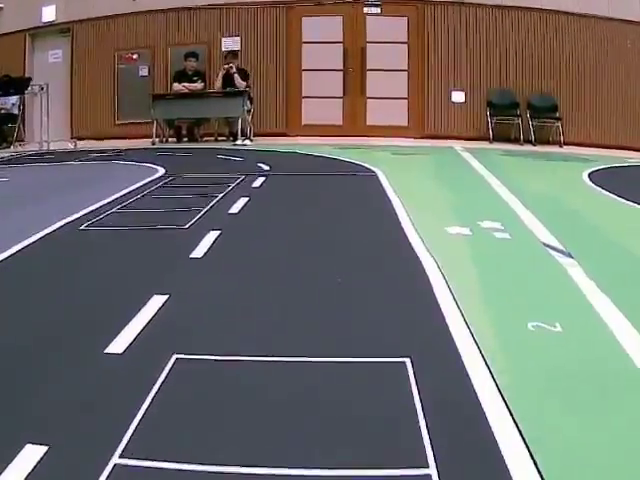
#> input picture frame 56 of video/test_video_640x480.mp4, 640 x 480 px
$ python main.py
#> lines starting #> are read from the running program, lines starting #| are printed output that depends on the picture; after the words box and inside, x2 and y2 are one past the last pixel; in counts of white or black regions, pixels touching at a corner belong together
#> in main, frame is the input picture: shape (480, 640, 3); mean B, G, R 106.4, 111.7, 112.1
### script/image_preprocessing.py
import cv2
import numpy as np

def Bev_Gray_Blurred_Binary_transform(frame):
    """
    Bird’s Eye View → 그레이스케일 → 가우시안 블러 → 이진화
    입력: BGR frame (numpy array)
    출력: binary_frame (0/255)
    """
    height, width = frame.shape[:2]

    # 투시 변환용 원본/목적지 4점 지정
    src_pts = np.float32([[10, 450],
                          [540, 430],
                          [435, 240],
                          [190, 240]])
    dst_pts = np.float32([[0, height],
                          [width, height],
                          [width, 0],
                          [0, 0]])

    # BEV 변환
    bev_matrix  = cv2.getPerspectiveTransform(src_pts, dst_pts)
    bev_frame   = cv2.warpPerspective(frame, bev_matrix, (width, height))
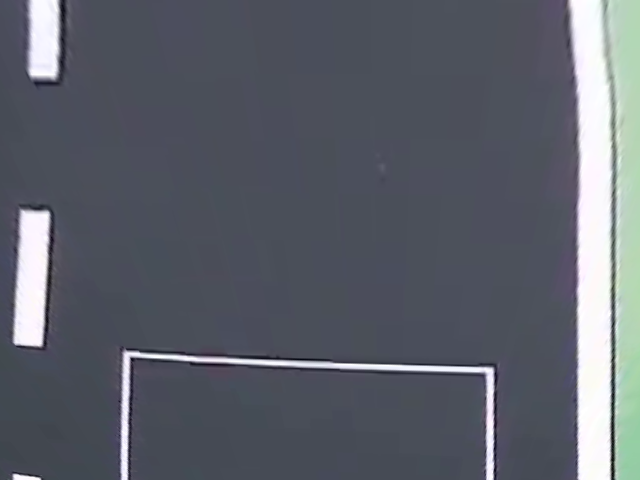
#> bev_frame: shape (480, 640, 3); mean B, G, R 106.7, 97.2, 92.9

    # 그레이 → 블러 → 이진화
    gray_frame    = cv2.cvtColor(bev_frame, cv2.COLOR_BGR2GRAY)
    blurred_frame = cv2.GaussianBlur(gray_frame, (19, 19), 0)
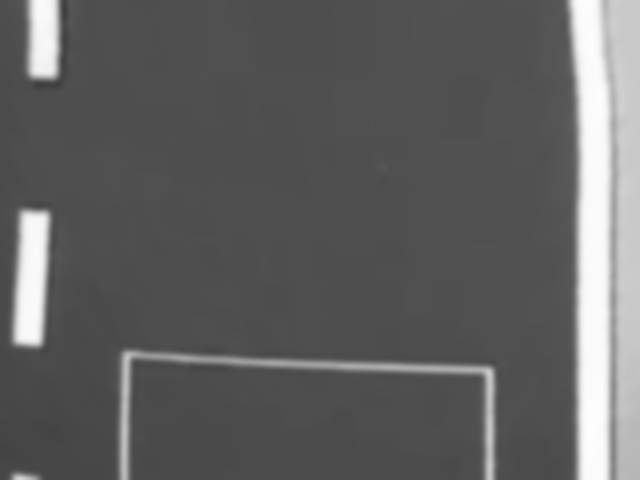
#> blurred_frame: shape (480, 640); min 62, max 253, mean 97
    _, binary_frame = cv2.threshold(blurred_frame, 225, 255, cv2.THRESH_BINARY)
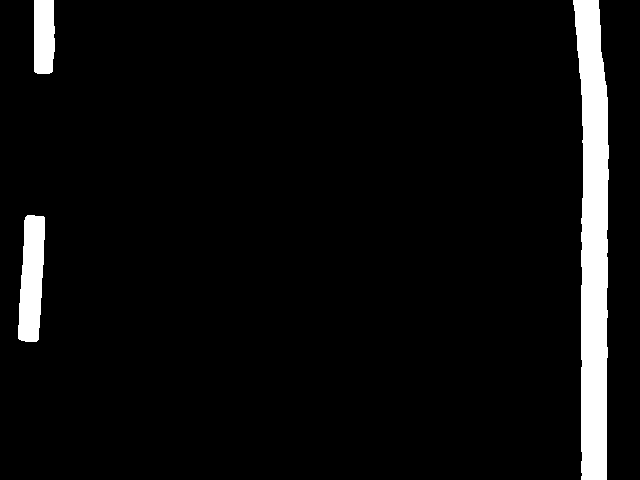
#> binary_frame: shape (480, 640); 5.4% white; 3 white regions, box (x1, y1, x2, y2) and area: (573, 0, 609, 480) 12352, (18, 215, 45, 342) 2655, (34, 0, 55, 74) 1479

    return binary_frame

### script/lane_histogram.py
import numpy as np


def histogram_argmax(frame):
    """
    하단부 흰 픽셀 히스토그램을 계산하여
    좌/우 차선 초기 x 위치와 threshold 값을 반환.

    Returns:
      histogram         : 1D 히스토그램 배열
      L_x_hist_argmax  : 왼쪽 최대값 x좌표
      R_x_hist_argmax  : 오른쪽 최대값 x좌표
      L_x_threshold    : 왼쪽 유효 임계 x
      R_x_threshold    : 오른쪽 유효 임계 x
    """
    # 하단 2/3 영역 합산
    h = frame.shape[0]
    hist = np.sum(frame[int(1.15 * h / 3):, :], axis=0)
#> hist = 640 values, max 75480 at index 583, min 0 at index 0, mean 4127.8
    mid = hist.shape[0] // 2

    L_x = np.argmax(hist[:mid])
#> L_x = 27
    R_x = np.argmax(hist[mid:]) + mid
#> R_x = 583

    # 유효 범위 임계치
    L_thr = int(1   * hist.shape[0] / 3)
    R_thr = int(1.6 * hist.shape[0] / 3)

    return hist, L_x, R_x, L_thr, R_thr

### script/sliding_window.py
import cv2
import numpy as np
from lane_histogram import histogram_argmax
from pixel_to_world import pixel_to_meter
from polynomial_fit import R_Polyft_Plotting, L_Polyft_Plotting
from lane_normal_vector_cal import R_normal_vector_cal, L_normal_vector_cal


class SlidingWindow:
    """
    슬라이딩 윈도우 기반 차선 픽셀 수집, 좌표 변환, 그리고 초기 다항식 피팅을 수행합니다.
    메인 루프에서 프레임별로 호출하여 결과 프레임과 포인트 리스트를 반환합니다.
    """
    def __init__(self,
                 origin_x, origin_y, S_x, S_y,
                 R_num_windows=25, L_num_windows=6,
                 R_margin=60, L_margin=150,
                 min_points=10,
                 R_consistency_threshold=560,
                 L_consistency_threshold=600,
                 x_offset=1.341):
        # 월드 변환 파라미터
        self.origin_x = origin_x
        self.origin_y = origin_y
        self.S_x = S_x
        self.S_y = S_y
        self.x_offset = x_offset

        # 슬라이딩 윈도우 설정
        self.R_num_windows = R_num_windows
        self.L_num_windows = L_num_windows
        self.R_margin = R_margin
        self.L_margin = L_margin
        self.min_points = min_points
        self.R_consistency_threshold = R_consistency_threshold
        self.L_consistency_threshold = L_consistency_threshold

        # 이전 프레임 윈도우 x 위치
        self.L_win_x_prev = None
        self.R_win_x_prev = None

    def process(self,
                binary_frame,
                ax, L_scatter, R_scatter,
                p_scatter, nv_p_scatter):
        """
        binary_frame: 전처리된 0/255 바이너리 영상 (np.ndarray)
        ax, *_scatter: Matplotlib 핸들(Scatter, Axes)

        반환:
          result_frame (컬러 결과 영상),
          R_pts_m, L_pts_m, p_pts, nv_pts (각 포인트 리스트)
        """
        # 히스토그램으로 초기 X 추정
        hist, Lx_arg, Rx_arg, L_thr, R_thr = histogram_argmax(binary_frame)
#> Lx_arg = 27; Rx_arg = 583; L_thr = 213; R_thr = 341
        result_frame = np.dstack((binary_frame,)*3)

        # 이전 값 초기화 또는 유지
        if self.L_win_x_prev is None:  self.L_win_x_prev = Lx_arg
#> self.L_win_x_prev = 27
        if self.R_win_x_prev is None:  self.R_win_x_prev = Rx_arg
#> self.R_win_x_prev = 583
        L_win_x = Lx_arg if Lx_arg >= L_thr else self.L_win_x_prev
#> L_win_x = 27
        R_win_x = Rx_arg if Rx_arg >= R_thr else self.R_win_x_prev
#> R_win_x = 583

        R_pts_m, L_pts_m, p_pts, nv_pts = [], [], [], []

        # 오른쪽 윈도우 반복
        for i in range(self.R_num_windows):
            if i == 0 and R_win_x < 460:
                R_win_x = 460
            # 윈도우 정보 계산
            wh, y_low, y_high, x_low, x_high, idxs, xm, ym = \
                window_info(binary_frame, self.R_num_windows, i, R_win_x, self.R_margin)
            if len(idxs) < self.min_points:
                break
            # 일관성 체크
            R_win_x = xm if abs(xm - self.R_win_x_prev) < self.R_consistency_threshold else self.R_win_x_prev
            # 시각화
            cv2.rectangle(result_frame, (x_low, y_low), (x_high, y_high), (0,0,255), 2)
            cv2.circle(result_frame, (xm, ym), 5, (0,0,255), -1)
            # 월드 좌표 변환
            mx, my = pixel_to_meter(xm, ym, self.origin_x, self.origin_y, self.S_x, self.S_y)
            # 리스트 저장
            R_pts_m.append((mx + self.x_offset, my))
            p_pts.append((mx + self.x_offset, my + 0.425))
            # 피팅 및 법선
            poly_R = R_Polyft_Plotting(R_pts_m, R_scatter, ax)
            nv = R_normal_vector_cal(mx + self.x_offset, poly_R)
            nv_pts.append((mx + self.x_offset, my) + nv)
#> this loop made 25 passes
#> (x_low, y_low, y_high, xm, ym, R_win_x) on passes 11 to 18: (533, 271, 290, 594, 280, 594), (534, 252, 271, 594, 260, 594), (534, 233, 252, 594, 242, 594), (534, 214, 233, 594, 222, 594), (534, 195, 214, 594, 204, 594), (534, 176, 195, 595, 184, 595), (535, 157, 176, 595, 166, 595), (535, 138, 157, 595, 147, 595)
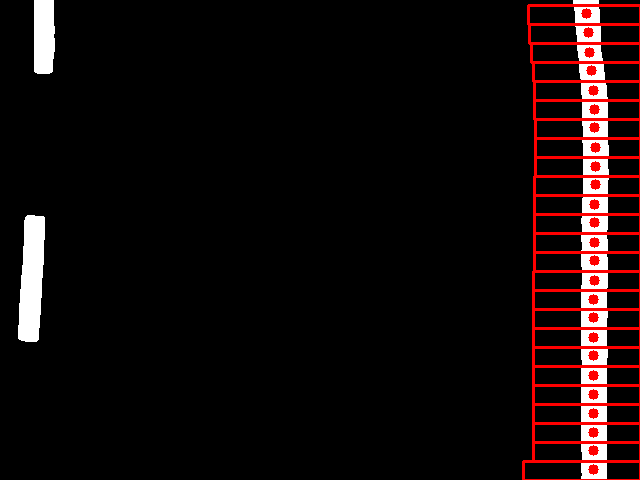
#> result_frame: shape (480, 640, 3); mean of channels 0, 1, 2 10.4, 10.4, 20.2; drawn as B, G, R
#> after the loop, R_pts_m = 25 pairs, first value 1.39 to 3.22, second value -0.51 to -0.496; nv_pts = 25 pairs, first value 1.46 to 3.2, second value -0.134 to -0.0711; p_pts = 25 pairs, first value 1.39 to 3.22, second value -0.0848 to -0.0707
        self.R_win_x_prev = R_win_x
#> self.R_win_x_prev = 586
#> (the rest of the program and of its run is left out)
